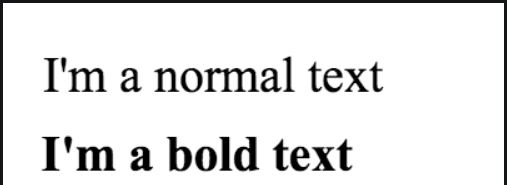
#> input picture test_images/Test1_Simple.JPG, 507 x 185 px
$ python -i ImageOperations.py   (imports and definitions only)   (older library calls are emulated)
#> lines starting #> are read from the running program, lines starting #| are printed output that depends on the picture; after the words box and inside, x2 and y2 are one past the last pixel; in counts of white or black regions, pixels touching at a corner belong together
import tempfile
import cv2
import numpy as np
from PIL import Image

IMAGE_SIZE = 1800
BINARY_THREHOLD = 180


def process_image_for_ocr(file_path):
    temp_filename = set_image_dpi(file_path)
    im_new = remove_noise_and_smooth(temp_filename)
    return im_new

def set_image_dpi(file_path):
#> called with file_path = 'test_images/Test1_Simple.JPG'
    im = Image.open(file_path)
#> im is the input picture: PIL image 507x185 RGB; mean R, G, B 230.2, 230.2, 230.2
    length_x, width_y = im.size
#> length_x = 507; width_y = 185
    factor = max(1, int(IMAGE_SIZE / length_x))
#> factor = 3
    size = factor * length_x, factor * width_y
#> size = (1521, 555)
    im_resized = im.resize(size, Image.ANTIALIAS)
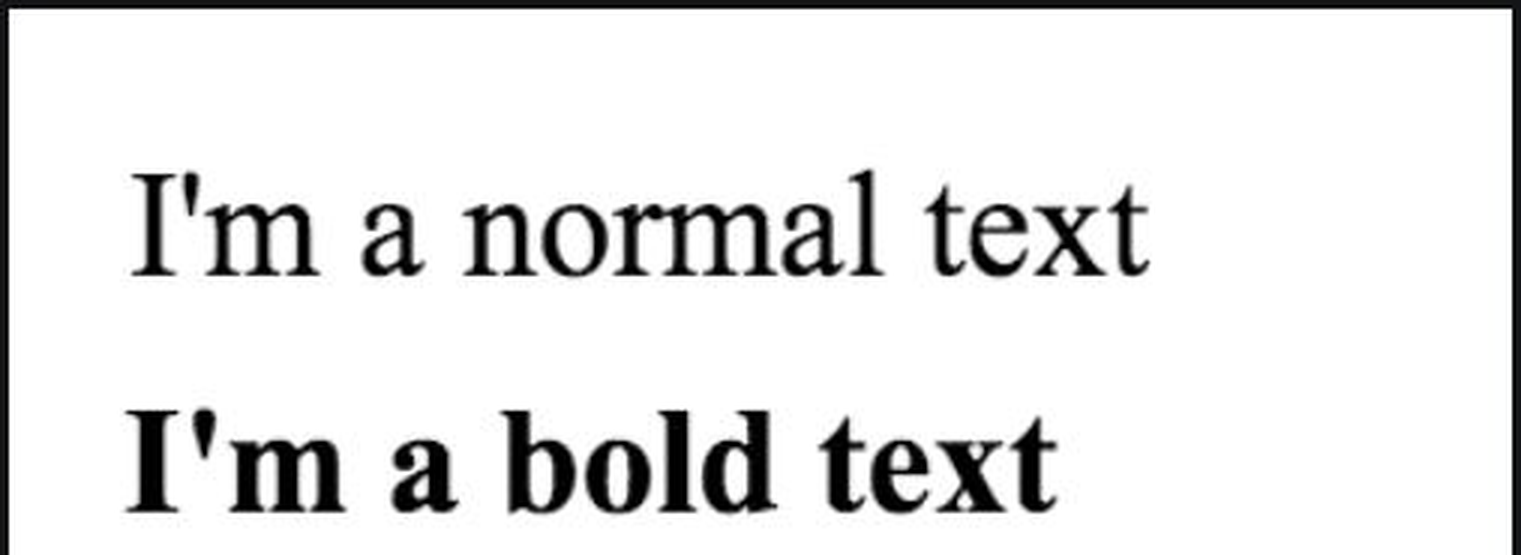
#> im_resized: PIL image 1521x555 RGB; mean R, G, B 230, 230.1, 230.1
#> in remove_noise_and_smooth, `filtered = cv2.adaptiveThreshold(img.astype(np.uint8), 255, cv2.ADAPTI..`:
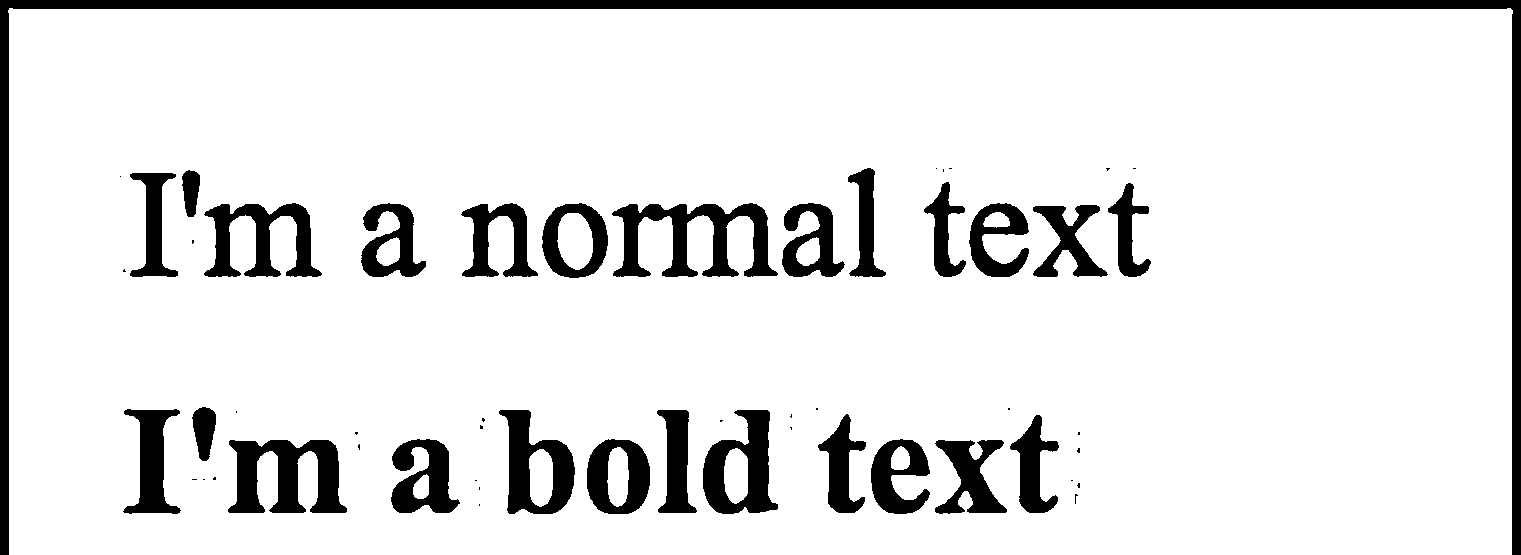
#> filtered: shape (555, 1521); 89.2% white; 55 black regions (29 under 20 px), largest, box (x1, y1, x2, y2) and area: (0, 0, 1521, 555) 23502, (612, 203, 778, 277) 5659, (228, 440, 347, 513) 5227
    temp_file = tempfile.NamedTemporaryFile(delete=False, suffix='.jpg')
    temp_filename = temp_file.name
    im_resized.save(temp_filename, dpi=(300, 300))
    return temp_filename

def image_smoothening(img):
    ret1, th1 = cv2.threshold(img, BINARY_THREHOLD, 255, cv2.THRESH_BINARY)
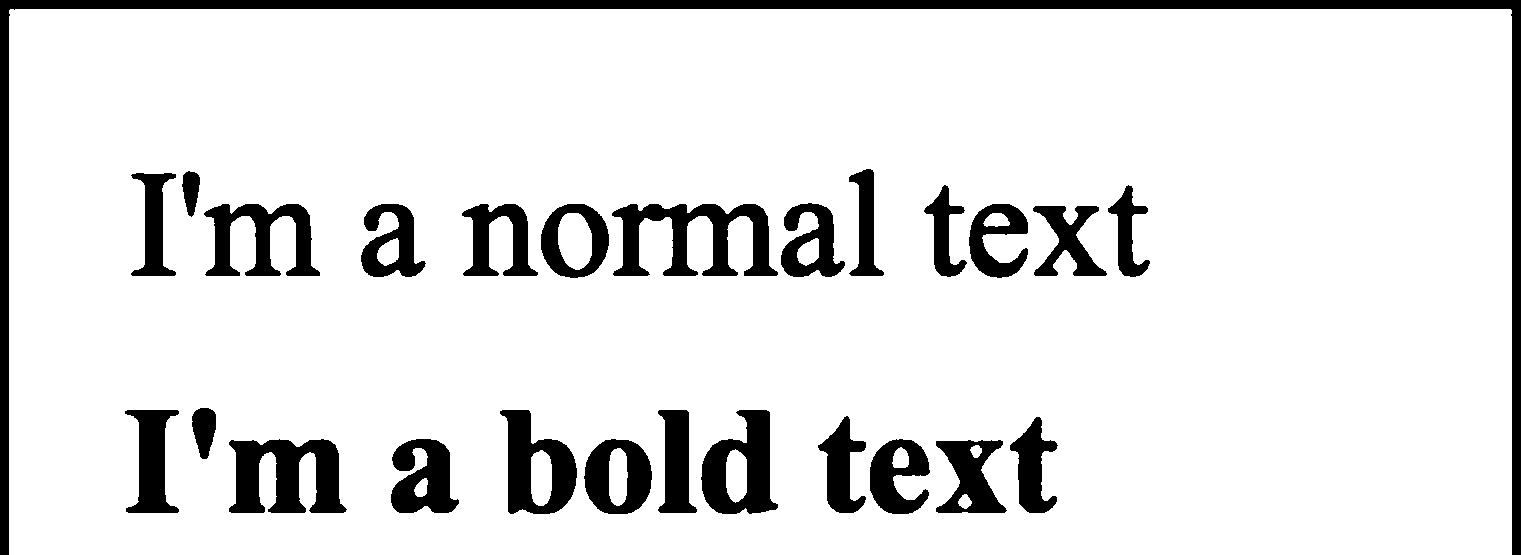
#> th1: shape (555, 1521); 88.8% white; 26 black regions, largest, box (x1, y1, x2, y2) and area: (0, 0, 1521, 555) 23524, (612, 204, 778, 276) 5892, (229, 439, 347, 513) 5722
#> ret1 = 180
    ret2, th2 = cv2.threshold(th1, 0, 255, cv2.THRESH_BINARY + cv2.THRESH_OTSU)
#> ret2 = 0
    blur = cv2.GaussianBlur(th2, (1, 1), 0)
    ret3, th3 = cv2.threshold(blur, 0, 255, cv2.THRESH_BINARY + cv2.THRESH_OTSU)
#> ret3 = 0
    return th3

def remove_noise_and_smooth(file_name):
    img = cv2.imread(file_name, 0)
    filtered = cv2.adaptiveThreshold(img.astype(np.uint8), 255, cv2.ADAPTIVE_THRESH_MEAN_C, cv2.THRESH_BINARY, 41, 3)
    kernel = np.ones((1, 1), np.uint8)
    opening = cv2.morphologyEx(filtered, cv2.MORPH_OPEN, kernel)
    closing = cv2.morphologyEx(opening, cv2.MORPH_CLOSE, kernel)
    img = image_smoothening(img)
    or_image = cv2.bitwise_or(img, closing)
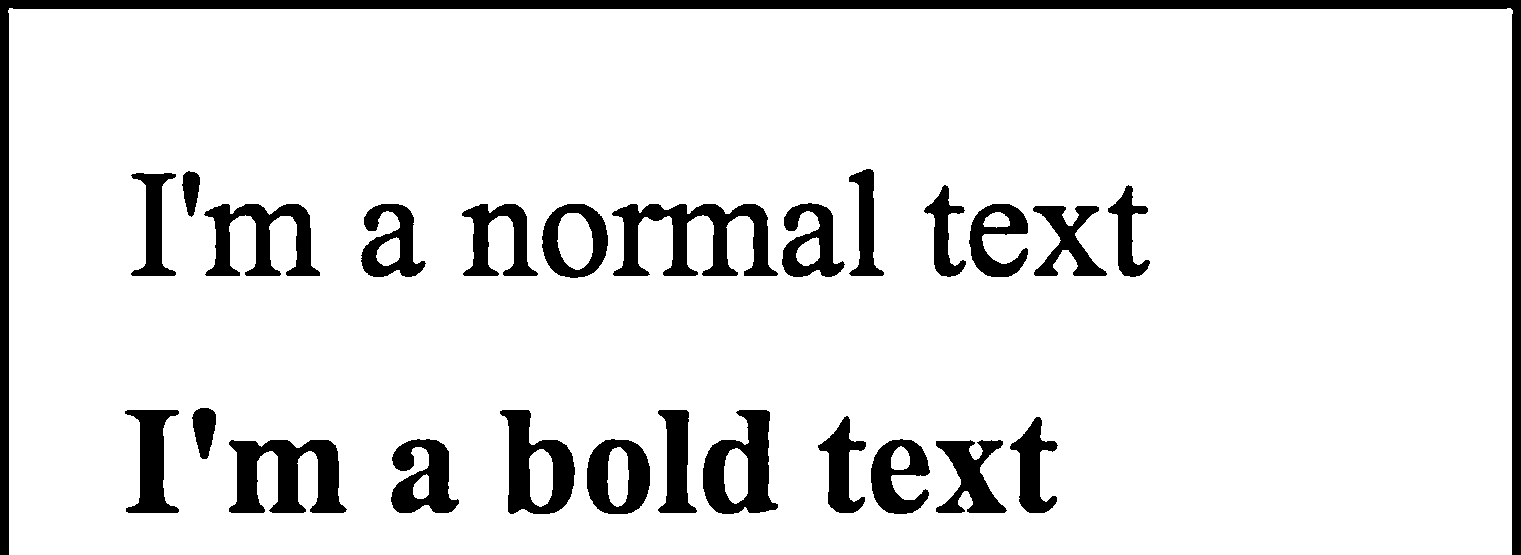
#> or_image: shape (555, 1521); 89.4% white; 26 black regions, largest, box (x1, y1, x2, y2) and area: (0, 0, 1521, 555) 23502, (612, 204, 778, 276) 5577, (229, 440, 347, 513) 5212
    return or_image

>>> result = process_image_for_ocr('test_images/Test1_Simple.JPG')
